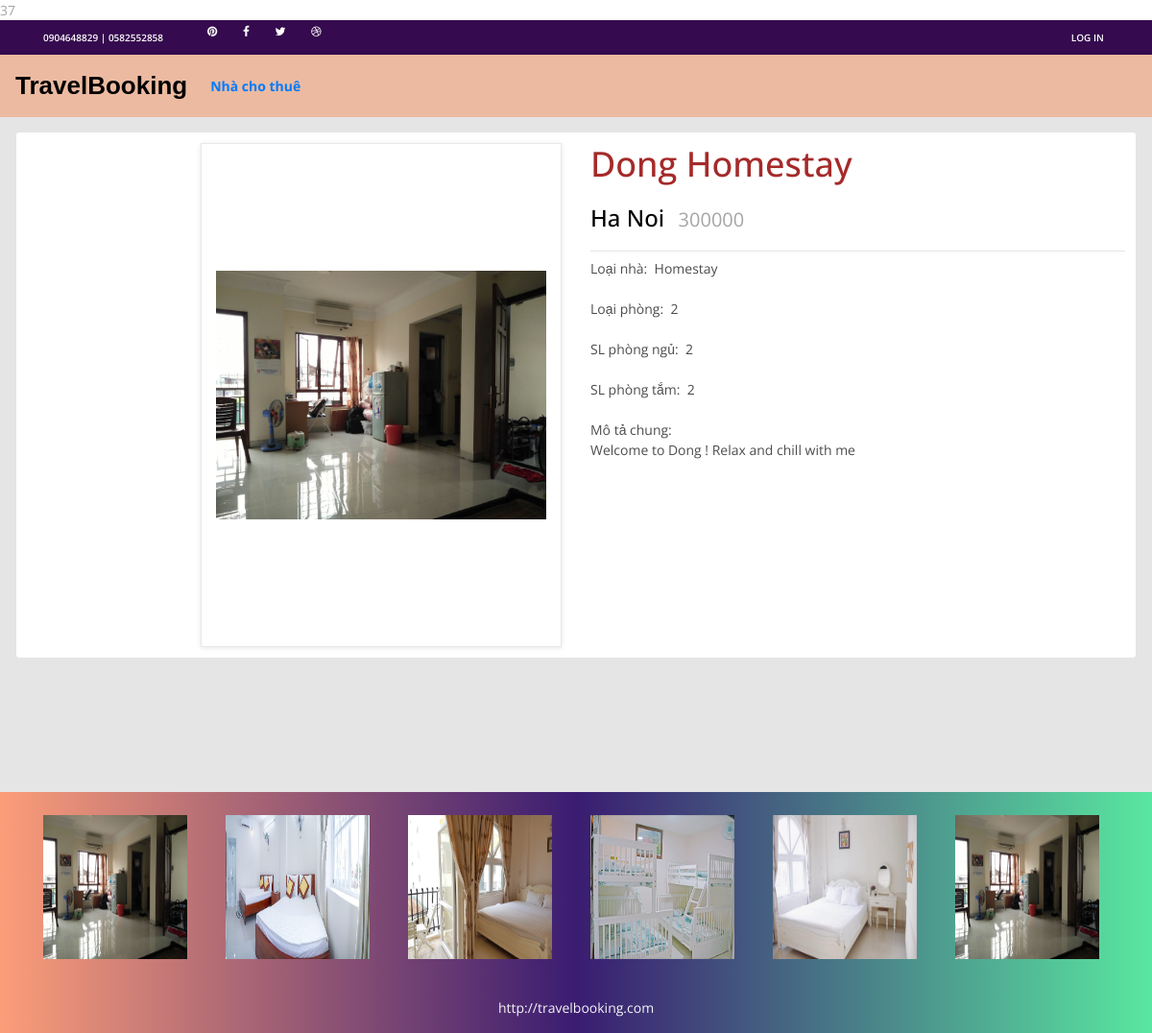
/roomdetails.php?id=37, run on the app's committed database.
### tables this page shows
CREATE TABLE `uptohouse` (
  `ID` int(10) NOT NULL,
  `TenNha` varchar(20) DEFAULT NULL,
  `LoaiNha` varchar(15) DEFAULT NULL,
  `LoaiPhong` varchar(15) DEFAULT NULL,
  `DiaChi` varchar(30) DEFAULT NULL,
  `SLphongNgu` int(10) DEFAULT NULL,
  `SLphongTam` int(10) NOT NULL,
  `GiaTienTheoDem` int(8) DEFAULT NULL,
  `MoTaChung` varchar(150) NOT NULL,
  `HinhAnh` varchar(100) DEFAULT NULL,
  `IDuser` int(10) DEFAULT NULL,
  `NoiBat` int(3) DEFAULT NULL
);

### roomdetails.php (the view, shortened to what this page needs)
<?php
    include_once('connectmysql.php');
    $id = $_GET['id'];
    $sql = "SELECT * FROM `uptohouse` WHERE ID = '$id'";
    $query = mysqli_query($conn,$sql);
?>
<!DOCTYPE html>
<html lang="en">
<head>
    <link rel="stylesheet" href="roomdetails.css"/>
    <link rel="stylesheet" href="https://maxcdn.bootstrapcdn.com/bootstrap/4.0.0/css/bootstrap.min.css">
    <link rel="stylesheet" href="https://use.fontawesome.com/releases/v5.7.2/css/all.css">
    <link rel="stylesheet" href="https://use.fontawesome.com/releases/v5.8.2/css/all.css">
    <link rel="stylesheet" href="https://stackpath.bootstrapcdn.com/font-awesome/4.7.0/css/font-awesome.min.css">
    <link rel="stylesheet" type="text/css" href="plugins/OwlCarousel2-2.2.1/owl.carousel.css">
    <link rel="stylesheet" type="text/css" href="plugins/OwlCarousel2-2.2.1/owl.theme.default.css">
    <link rel="stylesheet" type="text/css" href="plugins/OwlCarousel2-2.2.1/animate.css">
    <link rel="stylesheet" type="text/css" href="styles/main_styles.css">
    <link rel="stylesheet" type="text/css" href="styles/responsive.css">
</head>
<body>
        <div class="top_bar">
			<div class="container">
				<div class="row">
					<div class="col d-flex flex-row">
						<div class="phone">0904648829 | 0582552858</div>
						<div class="social">
							<ul class="social_list">
								<li class="social_list_item"><a href="#"><i class="fa fa-pinterest" aria-hidden="true"></i></a></li>
								<li class="social_list_item"><a href="#"><i class="fa fa-facebook" aria-hidden="true"></i></a></li>
								<li class="social_list_item"><a href="#"><i class="fa fa-twitter" aria-hidden="true"></i></a></li>
								<li class="social_list_item"><a href="#"><i class="fa fa-dribbble" aria-hidden="true"></i></a></li>
							</ul>
						</div>
						<div class="user_box ml-auto">
                            <?php if(!isset($_SESSION['fmail'])){ ?>
							<div class="user_box_register user_box_link"><a href="indexbooking/indexbooking.php">Log in &nbsp;</a></div>
							<?php } ?>
						</div>
					</div>
				</div>
			</div>
		</div>
        <nav class="navbar navbar-expand-lg darkgray-bg"  style="font-weight: bold">
            <a class="navbar-brand" href="home.php"><span style="font-size: 26px; font-family:'Trebuchet MS', 'Lucida Sans Unicode', 'Lucida Grande', 'Lucida Sans', Arial, sans-serif">TravelBooking</span></a>
            <div class="collapse navbar-collapse" id="navbarSupportedContent1">
            <ul class="navbar-nav mr-auto">
				<li class="nav-item">
                <a class="nav-link" href="theroom.php">Nhà cho thuê</a>
                </li>
            </ul>
            </div>
        </nav>
<div class="super_container">
    <div class="single_product">
        <div class="container-fluid" style=" background-color: #fff; padding: 11px;">
            <div class="row">
                <div class="col-lg-2 order-lg-1 order-2">
                </div>
                <?php while ($row = mysqli_fetch_assoc($query)) {
                    ?>
                <div class="col-lg-4 order-lg-2 order-1">
                    <div class="image_selected"><img src="image/<?php echo $row ['HinhAnh'];?>" alt=""></div>
                </div>
                <div class="col-lg-6 order-3">
                    <div class="product_description">
                        <div class="product_name"><h2><?php  echo $row['TenNha']; ?></h2></div>
                        <div>
                            <span class="product_price"><?php  echo $row['DiaChi']; ?></span>&nbsp;&nbsp;&nbsp;
                            <span style="font-size: 20px"><?php  echo $row['GiaTienTheoDem']; ?>
                        </div>
                        <hr class="singleline">
                        <div> <span class="product_info">Loại nhà: &nbsp;<?php  echo $row['LoaiNha']; ?></span></div>
                        <br>
                        <div> <span class="product_info">Loại phòng: &nbsp;<?php  echo $row['LoaiPhong']; ?></span></div>
                        <br>
                        <div> <span class="product_info">SL phòng ngủ: &nbsp;<?php  echo $row['SLphongNgu']; ?></span></div>
                        <br>
                        <div> <span class="product_info">SL phòng tắm: &nbsp;<?php  echo $row['SLphongTam']; ?></span></div>
                        <br>
                        <div> <span class="product_info">Mô tả chung: <br><?php  echo $row['MoTaChung']; ?></span></div>
                        <br><br>
                    </div>
                </div>
                <?php } ?>
            </div>
        </div>
    </div>
</div>
    <footer class="page-footer font-small mdb-color bg-cl pt-4">
        <div class="container">
            <div class="row">
            <?php
                    $sql = "SELECT * FROM `uptohouse` ORDER BY RAND() LIMIT 6";
                    $exec = $conn->query($sql);
                    while($row = $exec->fetch_assoc()){
            ?>
                <div class="col-lg-2 col-md-12 mb-4">
                <div class="view overlay z-depth-1-half">
                    <img src="image/<?php echo $row ['HinhAnh'];?>" class="img-st">
                </div>
                </div>
            <?php } ?>
            </div>
        </div>
        <div class="footer-copyright text-center py-3">
        <a style="color: whitesmoke" href=""> http://travelbooking.com</a>
        </div>
    </footer>
</body>
</html>

### roomdetails.css (style rules this page uses)
.bg-cl { background-image: linear-gradient(to right, #fc9d78, #3a1c71, #59e7a0); }
.darkgray-bg { background-color: #ecbaa1; }
.navbar-brand { color: black; }
.img-st { width: 150px; height: 150px; }
.container-fluid { border-radius: 3px; }
.single_product { padding-top: 66px; padding-bottom: 140px; background-color: #e5e5e5; margin-top: 0px; padding: 17px; }
.product_name { color: brown; font-weight: bold; margin-top: 0px }
.product_price { color: #000; display: inline-block; font-size: 24px; font-weight: 500; margin-top: 9px; clear: left }
.singleline { margin-top: 1rem; margin-bottom: .40rem; border: 0; border-top: 1px solid rgba(0, 0, 0, .1) }
.product_info { color: #4d4d4d; display: inline-block }
.product_description { padding-left: 0px }
.image_selected { display: -webkit-box; display: -moz-box; display: -ms-flexbox; display: -webkit-flex; display: flex; flex-direction: column; justify-content: center; align-items: center; width: calc(100% + 15px); height: 525px; -webkit-transform: translateX(-15px); -moz-transform: translateX(-15px); -ms-transform: translateX(-15px); -o-transform: translateX(-15px); transform: translateX(-15px); border: solid 1px #e8e8e8; box-shadow: 0px 0px 0px rgba(0, 0, 0, 0.1); overflow: hidden; padding: 15px }
* { margin: 0; padding: 0; -webkit-font-smoothing: antialiased; -webkit-text-shadow: rgba(0, 0, 0, .01) 0 0 1px; text-shadow: rgba(0, 0, 0, .01) 0 0 1px }
body { font-family: 'Rubik', sans-serif; font-size: 14px; font-weight: 400; background: #FFFFFF; color: #000000 }
div { display: block; position: relative; -webkit-box-sizing: border-box; -moz-box-sizing: border-box; box-sizing: border-box }
ul { list-style: none; margin-bottom: 0px }
.single_product { padding-top: 16px; padding-bottom: 140px }
.image_selected { display: -webkit-box; display: -moz-box; display: -ms-flexbox; display: -webkit-flex; display: flex; flex-direction: column; justify-content: center; align-items: center; width: calc(100% + 15px); height: 525px; -webkit-transform: translateX(-15px); -moz-transform: translateX(-15px); -ms-transform: translateX(-15px); -o-transform: translateX(-15px); transform: translateX(-15px); border: solid 1px #e8e8e8; box-shadow: 0px 1px 5px rgba(0, 0, 0, 0.1); overflow: hidden; padding: 15px }
.image_selected img { max-width: 100% }

### styles/main_styles.css (style rules this page uses)
* { margin: 0; padding: 0; -webkit-font-smoothing: antialiased; -webkit-text-shadow: rgba(0, 0, 0, .01) 0 0 1px; text-shadow: rgba(0, 0, 0, .01) 0 0 1px; }
body { font-family: 'Open Sans', sans-serif; font-size: 14px; font-weight: 400; background: #FFFFFF; color: #a5a5a5; }
div { display: block; position: relative; -webkit-box-sizing: border-box; -moz-box-sizing: border-box; box-sizing: border-box; }
ul { list-style: none; margin-bottom: 0px; }
a, a:hover, a:visited, a:active, a:link { text-decoration: none; -webkit-font-smoothing: antialiased; -webkit-text-shadow: rgba(0, 0, 0, .01) 0 0 1px; text-shadow: rgba(0, 0, 0, .01) 0 0 1px; }
h2 { font-size: 36px; }
h1, h2, h3, h4, h5, h6 { font-family: 'Open Sans', sans-serif; -webkit-font-smoothing: antialiased; -webkit-text-shadow: rgba(0, 0, 0, .01) 0 0 1px; text-shadow: rgba(0, 0, 0, .01) 0 0 1px; }
.super_container { width: 100%; overflow: hidden; }
.top_bar { width: 100%; height: 36px; background: #350a4e; -webkit-transition: all 400ms ease; -moz-transition: all 400ms ease; -ms-transition: all 400ms ease; -o-transition: all 400ms ease; transition: all 400ms ease; }
.phone { display: inline-block; margin-right: 36px; line-height: 36px; font-size: 10px; font-weight: 600; color: #FFFFFF; }
.social_list_item { position: relative; display: inline-block; margin-right: 3px; }
.social_list_item:last-child { margin-right: 0px; }
.social_list_item a { display: block; width: 100%; padding-left: 10px; padding-right: 10px; line-height: 36px; }
.social_list_item a i { font-size: 12px; color: #FFFFFF; -webkit-transition: all 200ms ease; -moz-transition: all 200ms ease; -ms-transition: all 200ms ease; -o-transition: all 200ms ease; transition: all 200ms ease; }
.user_box_link { display: inline-block; }
.user_box_link a { display: block; font-size: 10px; line-height: 36px; font-weight: 600; color: #FFFFFF; text-transform: uppercase; }

### data on the page
uptohouse: HinhAnh (picture), TenNha "Dong Homestay", DiaChi "Ha Noi", GiaTienTheoDem "300000", LoaiNha "Homestay", LoaiPhong "2", SLphongNgu "2", SLphongTam "2", MoTaChung "Welcome to Dong ! Relax and chill with me"
uptohouse: HinhAnh (picture)
uptohouse: HinhAnh (picture)
uptohouse: HinhAnh (picture)
uptohouse: HinhAnh (picture)
uptohouse: HinhAnh (picture)
uptohouse: HinhAnh (picture)
